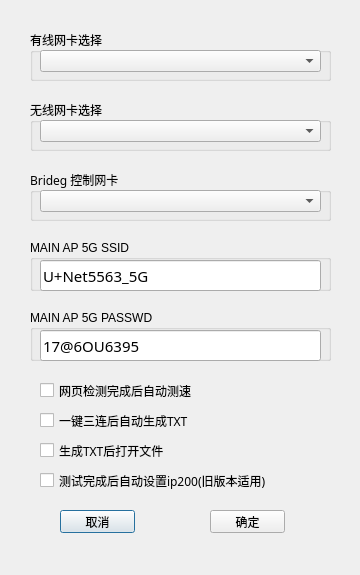
<?xml version="1.0" encoding="UTF-8"?>
<ui version="4.0">
 <class>Dialog_app_setting</class>
 <widget class="QDialog" name="Dialog_app_setting">
  <property name="geometry">
   <rect>
    <x>0</x>
    <y>0</y>
    <width>360</width>
    <height>575</height>
   </rect>
  </property>
  <property name="minimumSize">
   <size>
    <width>360</width>
    <height>480</height>
   </size>
  </property>
  <property name="windowTitle">
   <string>设置</string>
  </property>
  <widget class="QPushButton" name="pushButton_cancel">
   <property name="geometry">
    <rect>
     <x>60</x>
     <y>510</y>
     <width>75</width>
     <height>23</height>
    </rect>
   </property>
   <property name="font">
    <font>
     <family>微软雅黑</family>
     <pointsize>9</pointsize>
    </font>
   </property>
   <property name="text">
    <string>取消</string>
   </property>
  </widget>
  <widget class="QGroupBox" name="groupBox_2">
   <property name="geometry">
    <rect>
     <x>30</x>
     <y>100</y>
     <width>301</width>
     <height>51</height>
    </rect>
   </property>
   <property name="font">
    <font>
     <family>微软雅黑</family>
     <pointsize>9</pointsize>
    </font>
   </property>
   <property name="title">
    <string>无线网卡选择</string>
   </property>
   <widget class="QComboBox" name="comboBox_wlan_eth">
    <property name="geometry">
     <rect>
      <x>10</x>
      <y>20</y>
      <width>281</width>
      <height>22</height>
     </rect>
    </property>
    <property name="font">
     <font>
      <family>微软雅黑</family>
      <pointsize>9</pointsize>
     </font>
    </property>
   </widget>
  </widget>
  <widget class="QPushButton" name="pushButton_save">
   <property name="geometry">
    <rect>
     <x>210</x>
     <y>510</y>
     <width>75</width>
     <height>23</height>
    </rect>
   </property>
   <property name="font">
    <font>
     <family>微软雅黑</family>
     <pointsize>9</pointsize>
    </font>
   </property>
   <property name="text">
    <string>确定</string>
   </property>
  </widget>
  <widget class="QGroupBox" name="groupBox">
   <property name="geometry">
    <rect>
     <x>30</x>
     <y>30</y>
     <width>301</width>
     <height>51</height>
    </rect>
   </property>
   <property name="font">
    <font>
     <family>微软雅黑</family>
     <pointsize>9</pointsize>
    </font>
   </property>
   <property name="title">
    <string>有线网卡选择</string>
   </property>
   <widget class="QComboBox" name="comboBox_lan_eth">
    <property name="geometry">
     <rect>
      <x>10</x>
      <y>20</y>
      <width>281</width>
      <height>22</height>
     </rect>
    </property>
    <property name="font">
     <font>
      <family>微软雅黑</family>
      <pointsize>9</pointsize>
     </font>
    </property>
   </widget>
  </widget>
  <widget class="QGroupBox" name="groupBox_3">
   <property name="geometry">
    <rect>
     <x>30</x>
     <y>170</y>
     <width>301</width>
     <height>51</height>
    </rect>
   </property>
   <property name="font">
    <font>
     <family>微软雅黑</family>
     <pointsize>9</pointsize>
    </font>
   </property>
   <property name="title">
    <string>Brideg 控制网卡</string>
   </property>
   <widget class="QComboBox" name="comboBox_bridge_ctrl_eth">
    <property name="geometry">
     <rect>
      <x>10</x>
      <y>20</y>
      <width>281</width>
      <height>22</height>
     </rect>
    </property>
    <property name="font">
     <font>
      <family>微软雅黑</family>
      <pointsize>9</pointsize>
     </font>
    </property>
   </widget>
  </widget>
  <widget class="QCheckBox" name="checkBox_auto_txt">
   <property name="geometry">
    <rect>
     <x>40</x>
     <y>410</y>
     <width>161</width>
     <height>21</height>
    </rect>
   </property>
   <property name="font">
    <font>
     <family>微软雅黑</family>
     <pointsize>9</pointsize>
    </font>
   </property>
   <property name="text">
    <string>一键三连后自动生成TXT</string>
   </property>
  </widget>
  <widget class="QCheckBox" name="checkBox_open_after_txt">
   <property name="geometry">
    <rect>
     <x>40</x>
     <y>440</y>
     <width>131</width>
     <height>21</height>
    </rect>
   </property>
   <property name="font">
    <font>
     <family>微软雅黑</family>
     <pointsize>9</pointsize>
    </font>
   </property>
   <property name="text">
    <string>生成TXT后打开文件</string>
   </property>
  </widget>
  <widget class="QCheckBox" name="checkBox_test_speed_after_ui">
   <property name="geometry">
    <rect>
     <x>40</x>
     <y>380</y>
     <width>161</width>
     <height>21</height>
    </rect>
   </property>
   <property name="font">
    <font>
     <family>微软雅黑</family>
     <pointsize>9</pointsize>
    </font>
   </property>
   <property name="text">
    <string>网页检测完成后自动测速</string>
   </property>
  </widget>
  <widget class="QCheckBox" name="checkBox_auto_set_ip_200">
   <property name="geometry">
    <rect>
     <x>40</x>
     <y>470</y>
     <width>241</width>
     <height>21</height>
    </rect>
   </property>
   <property name="font">
    <font>
     <family>微软雅黑</family>
     <pointsize>9</pointsize>
    </font>
   </property>
   <property name="text">
    <string>测试完成后自动设置ip200(旧版本适用)</string>
   </property>
  </widget>
  <widget class="QGroupBox" name="groupBox_4">
   <property name="geometry">
    <rect>
     <x>30</x>
     <y>240</y>
     <width>301</width>
     <height>51</height>
    </rect>
   </property>
   <property name="title">
    <string>MAIN AP 5G SSID</string>
   </property>
   <widget class="QLineEdit" name="lineEdit_main_ap_ssid">
    <property name="geometry">
     <rect>
      <x>10</x>
      <y>20</y>
      <width>281</width>
      <height>31</height>
     </rect>
    </property>
    <property name="font">
     <font>
      <family>微软雅黑</family>
      <pointsize>11</pointsize>
     </font>
    </property>
    <property name="text">
     <string>U+Net5563_5G</string>
    </property>
   </widget>
  </widget>
  <widget class="QGroupBox" name="groupBox_5">
   <property name="geometry">
    <rect>
     <x>30</x>
     <y>310</y>
     <width>301</width>
     <height>51</height>
    </rect>
   </property>
   <property name="title">
    <string>MAIN AP 5G PASSWD</string>
   </property>
   <widget class="QLineEdit" name="lineEdit_main_ap_passwd">
    <property name="geometry">
     <rect>
      <x>10</x>
      <y>20</y>
      <width>281</width>
      <height>31</height>
     </rect>
    </property>
    <property name="font">
     <font>
      <family>微软雅黑</family>
      <pointsize>11</pointsize>
     </font>
    </property>
    <property name="text">
     <string>17@6OU6395</string>
    </property>
   </widget>
  </widget>
 </widget>
 <resources/>
 <connections/>
</ui>
